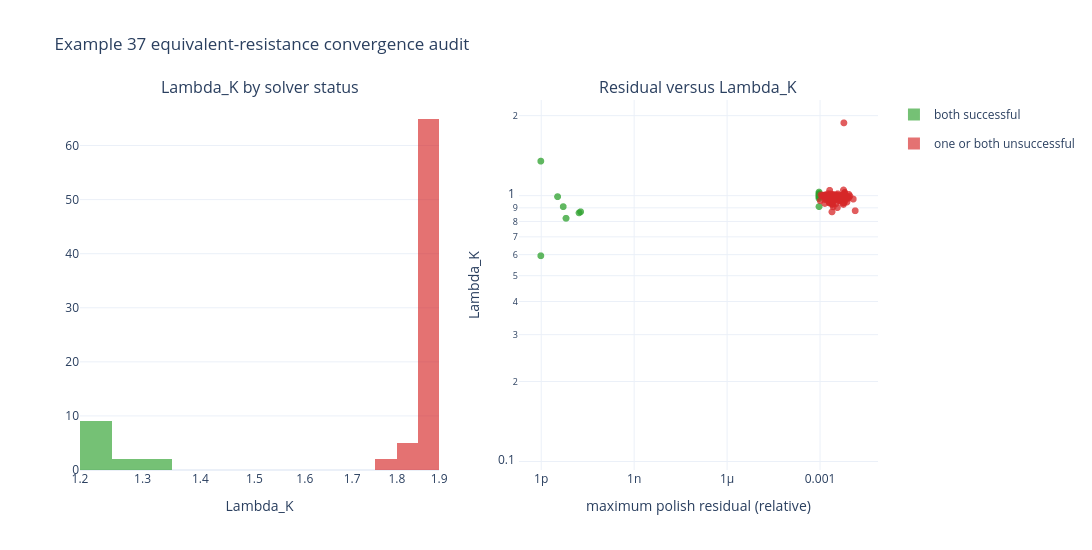

The notebook cell this image was saved under:
### Code cell
plot37 = eq37.copy()
plot37['solver_status'] = np.where(plot37['solver_pair_success'], 'both successful', 'one or both unsuccessful')
plot37['residual_for_plot'] = plot37['max_polish_residual_relative'].clip(lower=1e-12)
figure = make_subplots(rows=1, cols=2, subplot_titles=('Lambda_K by solver status', 'Residual versus Lambda_K'))
for status, color in [('both successful', '#2ca02c'), ('one or both unsuccessful', '#d62728')]:
    subset = plot37.loc[plot37['solver_status'].eq(status)]
    figure.add_trace(go.Histogram(
        x=subset['Lambda_K'], name=status, marker_color=color, opacity=0.65, nbinsx=45, legendgroup=status
    ), row=1, col=1)
    figure.add_trace(go.Scattergl(
        x=subset['residual_for_plot'], y=subset['Lambda_K'], mode='markers', name=status,
        marker=dict(color=color, size=7, opacity=0.75), legendgroup=status, showlegend=False,
        customdata=np.column_stack((subset['child_state_id'], subset['selected_unit_ids'])),
        hovertemplate='state=%{customdata[0]}<br>unit=%{customdata[1]}<br>residual=%{x:.3g}<br>Lambda_K=%{y:.6g}<extra></extra>',
    ), row=1, col=2)
figure.update_xaxes(type='log', title_text='Lambda_K', row=1, col=1)
figure.update_xaxes(type='log', title_text='maximum polish residual (relative)', row=1, col=2)
figure.update_yaxes(type='log', title_text='Lambda_K', row=1, col=2)
figure.update_layout(template='plotly_white', barmode='overlay', height=550, width=1250, title='Example 37 equivalent-resistance convergence audit')
display(figure)

### Figure 1 — Plotly figure (JSON) as saved in the notebook; plotly's stock layout.template omitted (floating-point values rounded to 4 significant figures; data arrays with more than 128 entries replaced by an {"elided": "..."} marker saying what was removed)
{"data": [{"legendgroup": "both successful", "marker": {"color": "#2ca02c"}, "name": "both successful", "nbinsx": 45, "opacity": 0.65, "type": "histogram", "x": [0.3663, 0.12, 0.2049, 0.1446, 0.9093, 0.1388, 1.004, 0.1294, 0.1133, 0.9916, 0.1409, 0.1766, 0.8222, 0.1778, 0.8697, 1.004, 0.1158, 0.5943, 0.988, 0.1355, 0.9757, 0.1403, 1.013, 0.9098, 0.2045, 1.349, 0.8617, 0.992, 1.031, 1.019, 1.009, 0.9948, 1.001, 1.011, 1.002, 1.008], "xaxis": "x", "yaxis": "y"}, {"customdata": [["S001_unit_29", 29], ["S025_unit_25", 25], ["S049_unit_230", 230], ["S062_unit_282", 282], ["S068_unit_3", 3], ["S079_unit_255", 255], ["S083_unit_13", 13], ["S086_unit_266", 266], ["S093_unit_272", 272], ["S097_unit_7", 7], ["S106_unit_309", 309], ["S121_unit_195", 195], ["S136_unit_5", 5], ["S139_unit_1", 1], ["S142_unit_4", 4], ["S145_unit_68", 68], ["S157_unit_127", 127], ["S161_unit_8", 8], ["S169_unit_30", 30], ["S179_unit_239", 239], ["S181_unit_67", 67], ["S184_unit_163", 163], ["S191_unit_248", 248], ["S198_unit_47", 47], ["S201_unit_234", 234], ["S209_unit_2", 2], ["S218_unit_6", 6], ["S221_unit_189", 189], ["S226_unit_277", 277], ["S234_unit_103", 103], ["S260_unit_124", 124], ["S273_unit_69", 69], ["S276_unit_196", 196], ["S280_unit_250", 250], ["S297_unit_76", 76], ["S312_unit_75", 75]], "hovertemplate": "state=%{customdata[0]}<br>unit=%{customdata[1]}<br>residual=%{x:.3g}<br>Lambda_K=%{y:.6g}<extra></extra>", "legendgroup": "both successful", "marker": {"color": "#2ca02c", "opacity": 0.75, "size": 7}, "mode": "markers", "name": "both successful", "showlegend": false, "type": "scattergl", "x": [NaN, NaN, NaN, NaN, 5.291e-12, NaN, 0.0009618, NaN, NaN, 3.482e-12, NaN, NaN, 6.509e-12, NaN, 1.925e-11, 0.0009618, NaN, 1e-12, 0.0009618, NaN, 0.0009618, NaN, 0.0009618, 0.0009618, NaN, 1e-12, 1.721e-11, 0.0009618, 0.0009618, 0.0009618, 0.0009618, 0.0009618, 0.0009618, 0.0009618, 0.0009618, 0.0009618], "xaxis": "x2", "y": [0.3663, 0.12, 0.2049, 0.1446, 0.9093, 0.1388, 1.004, 0.1294, 0.1133, 0.9916, 0.1409, 0.1766, 0.8222, 0.1778, 0.8697, 1.004, 0.1158, 0.5943, 0.988, 0.1355, 0.9757, 0.1403, 1.013, 0.9098, 0.2045, 1.349, 0.8617, 0.992, 1.031, 1.019, 1.009, 0.9948, 1.001, 1.011, 1.002, 1.008], "yaxis": "y2"}, {"legendgroup": "one or both unsuccessful", "marker": {"color": "#d62728"}, "name": "one or both unsuccessful", "nbinsx": 45, "opacity": 0.65, "type": "histogram", "x": {"elided": "276 float values"}, "xaxis": "x", "yaxis": "y"}, {"customdata": {"elided": "276x2 mixed values"}, "hovertemplate": "state=%{customdata[0]}<br>unit=%{customdata[1]}<br>residual=%{x:.3g}<br>Lambda_K=%{y:.6g}<extra></extra>", "legendgroup": "one or both unsuccessful", "marker": {"color": "#d62728", "opacity": 0.75, "size": 7}, "mode": "markers", "name": "one or both unsuccessful", "showlegend": false, "type": "scattergl", "x": {"elided": "276 float values"}, "xaxis": "x2", "y": {"elided": "276 float values"}, "yaxis": "y2"}], "layout": {"annotations": [{"font": {"size": 16}, "showarrow": false, "text": "Lambda_K by solver status", "x": 0.225, "xanchor": "center", "xref": "paper", "y": 1, "yanchor": "bottom", "yref": "paper"}, {"font": {"size": 16}, "showarrow": false, "text": "Residual versus Lambda_K", "x": 0.775, "xanchor": "center", "xref": "paper", "y": 1, "yanchor": "bottom", "yref": "paper"}], "barmode": "overlay", "height": 550, "title": {"text": "Example 37 equivalent-resistance convergence audit"}, "width": 1250, "xaxis": {"anchor": "y", "domain": [0, 0.45], "title": {"text": "Lambda_K"}, "type": "log"}, "xaxis2": {"anchor": "y2", "domain": [0.55, 1], "title": {"text": "maximum polish residual (relative)"}, "type": "log"}, "yaxis": {"anchor": "x", "domain": [0, 1]}, "yaxis2": {"anchor": "x2", "domain": [0, 1], "title": {"text": "Lambda_K"}, "type": "log"}}}
